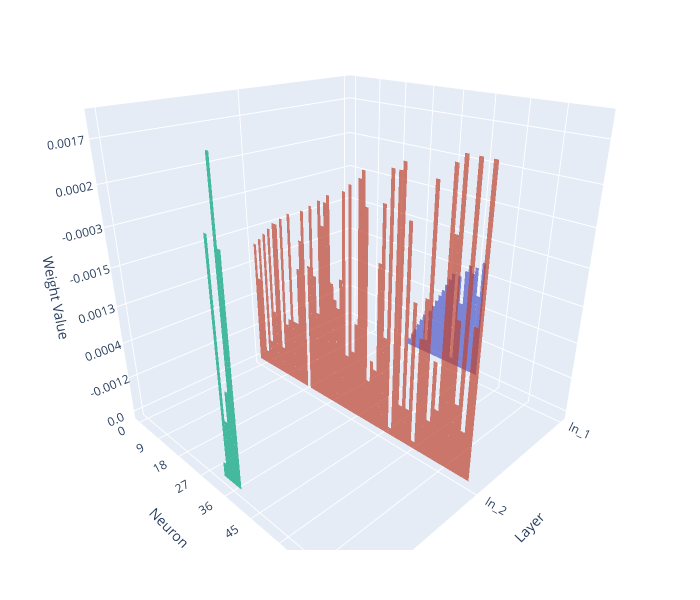

The notebook cell saved with this chart:
### Markdown cell above
Show how `init_uniform_weights` affects the weights and that they are
randomly initialized between the bounds...

### Code cell
torch.manual_seed(0)
layers = nn.Sequential(
    nn.Linear(2,12),
    nn.ReLU(),
    nn.Linear(12,6),
    nn.ReLU(),
    nn.Linear(6,1)
)
layers.apply(partial(init_uniform_weights,bound=0.002))
show_sequential_layer_weights(layers)

### Figure 1 — Plotly figure (JSON) as saved in the notebook; plotly's stock layout.template omitted (floating-point values rounded to 4 significant figures; data arrays with more than 128 entries replaced by an {"elided": "..."} marker saying what was removed)
{"data": [{"i": {"elided": "142 int values"}, "j": {"elided": "142 int values"}, "k": {"elided": "142 int values"}, "opacity": 0.7, "type": "mesh3d", "x": {"elided": "214 str values"}, "y": {"elided": "214 str values"}, "z": {"elided": "214 str values"}}, {"i": {"elided": "142 int values"}, "j": {"elided": "142 int values"}, "k": {"elided": "142 int values"}, "opacity": 0.7, "type": "mesh3d", "x": {"elided": "214 str values"}, "y": {"elided": "214 str values"}, "z": {"elided": "214 str values"}}, {"i": {"elided": "142 int values"}, "j": {"elided": "142 int values"}, "k": {"elided": "142 int values"}, "opacity": 0.7, "type": "mesh3d", "x": {"elided": "214 str values"}, "y": {"elided": "214 str values"}, "z": {"elided": "214 str values"}}], "layout": {"autosize": false, "height": 600, "margin": {"b": 50, "l": 30, "r": 30, "t": 10}, "scene": {"camera": {"eye": {"z": 0.8}}, "xaxis": {"title": {"text": "Layer"}}, "yaxis": {"title": {"text": "Neuron"}}, "zaxis": {"title": {"text": "Weight Value"}}}, "width": 700}}
